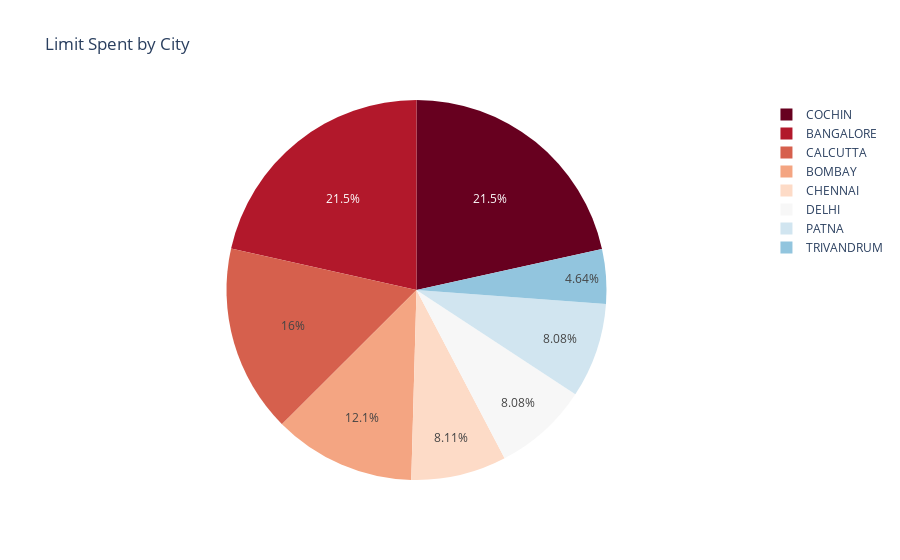

Write notebook code for a chart like this one.
### Markdown cell above
### Change the colors schemes

### Code cell
fig = px.pie(data_frame=customer_acquisition_df,
             values="Limit",
             names="City",
             title="Limit Spent by City",
             color_discrete_sequence=px.colors.sequential.RdBu
             )
fig.show()

### Figure 1 — Plotly figure (JSON) as saved in the notebook; plotly's stock layout.template omitted (floating-point values rounded to 4 significant figures)
{"data": [{"domain": {"x": [0, 1], "y": [0, 1]}, "hovertemplate": "City=%{label}<br>Limit=%{value}<extra></extra>", "labels": ["BANGALORE", "CALCUTTA", "COCHIN", "BOMBAY", "BANGALORE", "DELHI", "COCHIN", "PATNA", "CHENNAI", "CALCUTTA", "COCHIN", "BOMBAY", "BANGALORE", "BANGALORE", "CALCUTTA", "COCHIN", "BOMBAY", "BANGALORE", "BANGALORE", "CALCUTTA", "COCHIN", "BOMBAY", "BANGALORE", "DELHI", "COCHIN", "PATNA", "CHENNAI", "TRIVANDRUM", "CALCUTTA", "BANGALORE", "CALCUTTA", "COCHIN", "BOMBAY", "CALCUTTA", "COCHIN", "BOMBAY", "BANGALORE", "CHENNAI", "TRIVANDRUM", "CALCUTTA", "COCHIN", "BOMBAY", "BANGALORE", "DELHI", "COCHIN", "PATNA", "CHENNAI", "TRIVANDRUM", "CALCUTTA", "COCHIN", "BOMBAY", "BANGALORE", "DELHI", "COCHIN", "PATNA", "CHENNAI", "TRIVANDRUM", "CALCUTTA", "BANGALORE", "CALCUTTA", "COCHIN", "BOMBAY", "BANGALORE", "DELHI", "COCHIN", "PATNA", "CHENNAI", "TRIVANDRUM", "CALCUTTA", "BOMBAY", "BOMBAY", "BANGALORE", "CALCUTTA", "COCHIN", "BOMBAY", "BANGALORE", "BANGALORE", "CALCUTTA", "COCHIN", "BOMBAY", "BANGALORE", "DELHI", "COCHIN", "PATNA", "CHENNAI", "TRIVANDRUM", "CALCUTTA", "BANGALORE", "CALCUTTA", "COCHIN", "BOMBAY", "BANGALORE", "DELHI", "COCHIN", "PATNA", "CHENNAI", "TRIVANDRUM", "CALCUTTA", "CALCUTTA", "COCHIN"], "legendgroup": "", "name": "", "showlegend": true, "type": "pie", "values": [500000, 100000, 10000, 10001, 10002, 100000, 100001, 100002, 100003, 500000, 500000, 500000, 500000, 500000, 500000, 500000, 500000, 100000, 10000, 10001, 10002, 100000, 100001, 100002, 100003, 500000, 500000, 500000, 500000, 500000, 500000, 500000, 10002, 100000, 100001, 100002, 100003, 500000, 500000, 500000, 500000, 500000, 500000, 500000, 500000, 100000, 10000, 10001, 10002, 100000, 100001, 100002, 100003, 500000, 500000, 500000, 100001, 100002, 100003, 500000, 500000, 500000, 500000, 500000, 500000, 500000, 500000, 100000, 10000, 10001, 10002, 100000, 100001, 100002, 100003, 500000, 500000, 500000, 500000, 500000, 500000, 500000, 10002, 100000, 100001, 100002, 100003, 500000, 500000, 500000, 500000, 500000, 500000, 500000, 500000, 100000, 10000, 10001, 10002, 100000]}], "layout": {"legend": {"tracegroupgap": 0}, "piecolorway": ["rgb(103,0,31)", "rgb(178,24,43)", "rgb(214,96,77)", "rgb(244,165,130)", "rgb(253,219,199)", "rgb(247,247,247)", "rgb(209,229,240)", "rgb(146,197,222)", "rgb(67,147,195)", "rgb(33,102,172)", "rgb(5,48,97)"], "title": {"text": "Limit Spent by City"}}}
